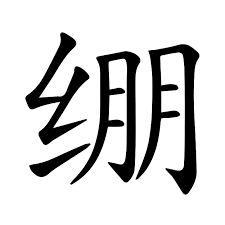
#> input picture resource_img/beng.png, 225 x 225 px; its folder holds only this picture in this run
$ python create_map.py
#> lines starting #> are read from the running program, lines starting #| are printed output that depends on the picture
import os
import numpy as np
from PIL import Image, ImageFilter


## Read in data ##
print("Read in character data ...")
# Specify the folder containing the images
cur_path = os.getcwd()
print(cur_path)
img_dir_path = os.path.join(cur_path, "resource_img")

# List all PNG images in the folder
image_files = [f for f in os.listdir(img_dir_path) if f.endswith('.png')]

if not image_files:
    print("No PNG images found in the folder.")
    exit()

# Initialize the minimum width and height to infinity
min_width, min_height = float('inf'), float('inf')

# Find the smallest image dimensions
for image_file in image_files:
    image_path = os.path.join(img_dir_path, image_file)
    with Image.open(image_path) as img:
#> img is the input picture: PIL image 225x225 P; mean R, G, B 211.2, 211.1, 211.1
        width, height = img.size
#> width = 225; height = 225
        # print(img.size, img.mode)
        if width < min_width:
            min_width = width
#> min_width = 225
        if height < min_height:
            min_height = height
#> min_height = 225

print(f"The smallest image dimensions are: {min_width}x{min_height}")
#| The smallest image dimensions are: 225x225

# Resize all images to the smallest dimensions
# img_list = []
for image_file in image_files:
    image_path = os.path.join(img_dir_path, image_file)
    with Image.open(image_path) as img:
        grayscale_img = img.convert('L')
        resized_img = grayscale_img.resize((min_width, min_height))

        # save a copy as background for processing
        resized_img.save(os.path.join(cur_path, "Processing/data", image_file))
        resized_img_np = np.asarray(resized_img)

        # create (gradient) map
        blurred_img = resized_img.filter(ImageFilter.GaussianBlur(7))
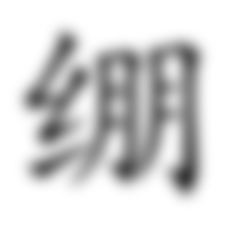
#> blurred_img: PIL image 225x225 L; min 56, max 255, mean 211.1
        blurred_img_np = np.asarray(blurred_img)

        augment_img_np = (resized_img_np + blurred_img_np).astype(float)
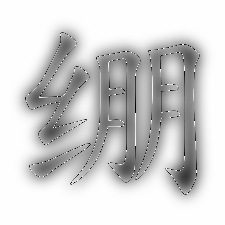
#> augment_img_np: shape (225, 225) float64; min 0, max 255, mean 209.4
        augment_img_np /= augment_img_np.max() # normalize

        grad_row, grad_col = np.gradient(augment_img_np)
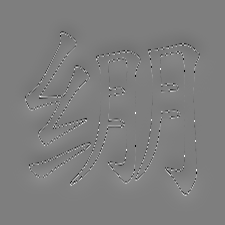
#> grad_row: shape (225, 225) float64; min -0.482, max 0.488, mean 1.4e-19; drawn with min black and max white
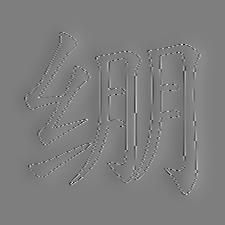
#> grad_col: shape (225, 225) float64; min -0.471, max 0.476, mean 0; drawn with min black and max white
        map = np.stack((grad_row, grad_col), axis=0)
        np.save(os.path.join(cur_path, "map", image_file[:-4]+".npy"), map)
        # [7 lines of commented-out code are left out]

$ run again, on resource_img/le.png
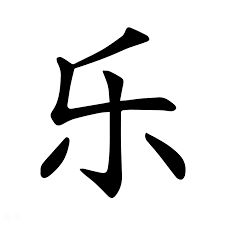
#> input picture resource_img/le.png, 225 x 225 px
#> img is the input picture: PIL image 225x225 P; mean R, G, B 226.1, 226.1, 226.2
#| The smallest image dimensions are: 225x225
#> `blurred_img = resized_img.filter(ImageFilter.GaussianBlur(7))`:
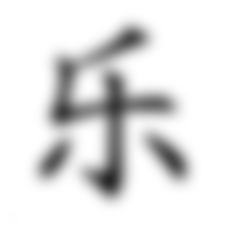
#> blurred_img: PIL image 225x225 L; min 39, max 255, mean 226.1
#> `grad_row, grad_col = np.gradient(augment_img_np)`:
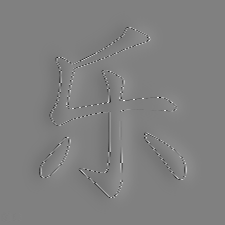
#> grad_col: shape (225, 225) float64; min -0.476, max 0.471, mean 1.86e-20; drawn with min black and max white

$ run again, on resource_img/liu.png
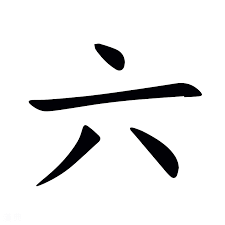
#> input picture resource_img/liu.png, 225 x 225 px
#> img is the input picture: PIL image 225x225 P; mean R, G, B 235.1, 235.1, 235.4
#| The smallest image dimensions are: 225x225
#> `blurred_img = resized_img.filter(ImageFilter.GaussianBlur(7))`:
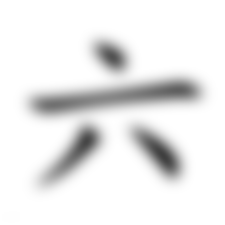
#> blurred_img: PIL image 225x225 L; min 63, max 255, mean 235.2
#> `grad_row, grad_col = np.gradient(augment_img_np)`:
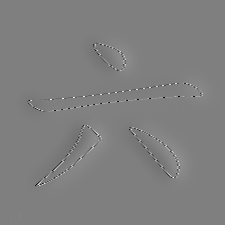
#> grad_col: shape (225, 225) float64; min -0.435, max 0.433, mean 7.68e-21; drawn with min black and max white

$ run again, on resource_img/xiao.png
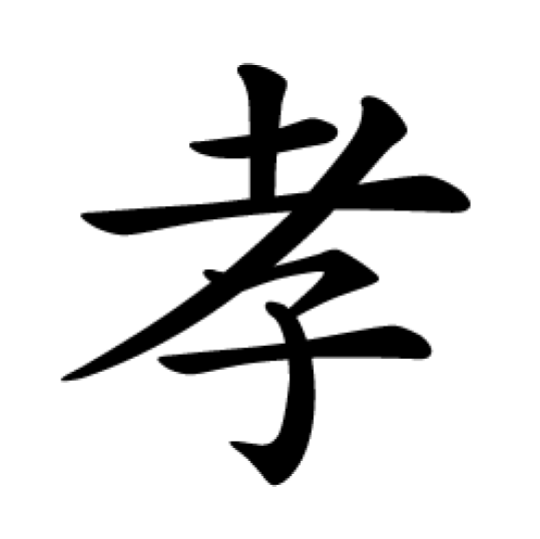
#> input picture resource_img/xiao.png, 540 x 539 px
#> img is the input picture: PIL image 540x539 RGB; min 0, max 255, mean 219.6
#| The smallest image dimensions are: 540x539
#> `augment_img_np = (resized_img_np + blurred_img_np).astype(float)`:
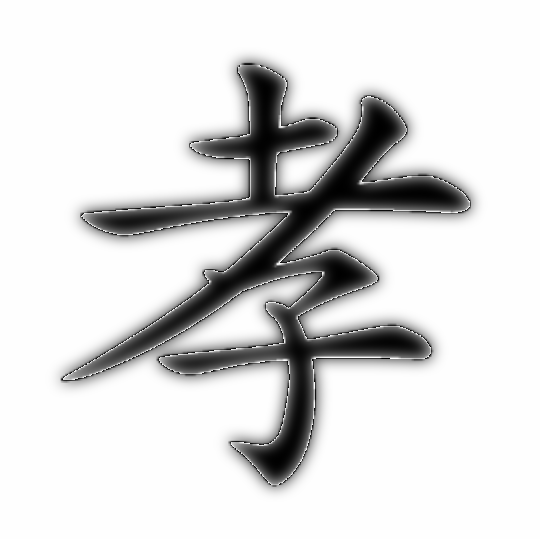
#> augment_img_np: shape (539, 540) float64; min 0, max 255, mean 218.8
#> `grad_row, grad_col = np.gradient(augment_img_np)`:
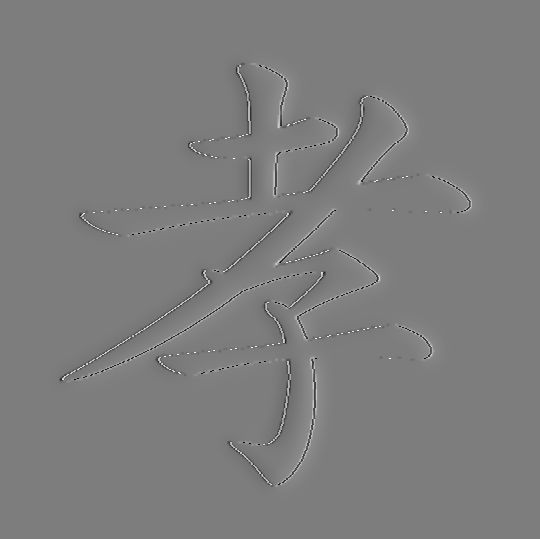
#> grad_col: shape (539, 540) float64; min -0.488, max 0.5, mean -1.48e-21; drawn with min black and max white

$ run again, on resource_img/dian.png
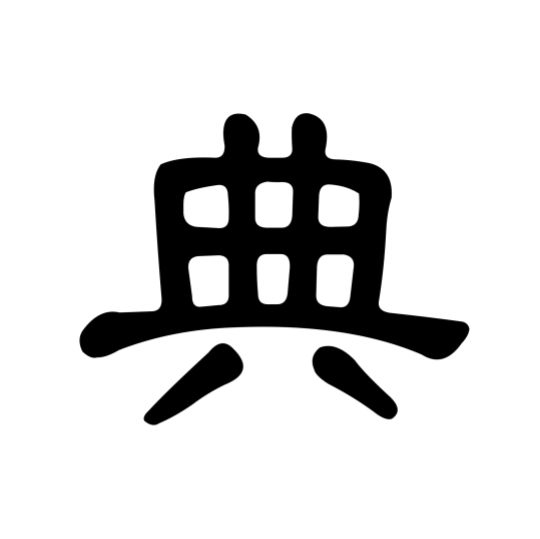
#> input picture resource_img/dian.png, 540 x 539 px
#> img is the input picture: PIL image 540x539 RGB; min 0, max 255, mean 217.1
#| The smallest image dimensions are: 540x539
#> `grad_row, grad_col = np.gradient(augment_img_np)`:
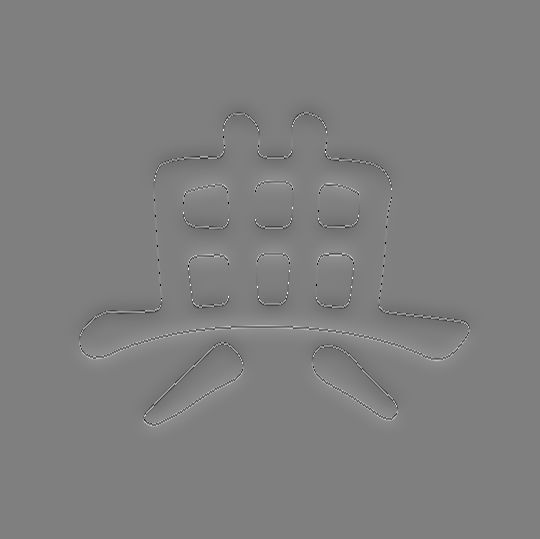
#> grad_row: shape (539, 540) float64; min -0.486, max 0.488, mean 1.83e-20; drawn with min black and max white
